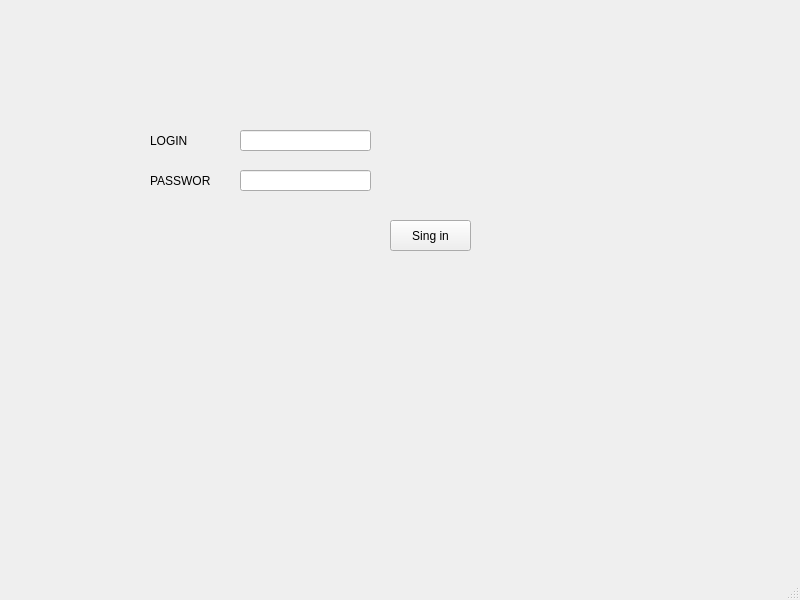
<?xml version="1.0" encoding="UTF-8"?>
<ui version="4.0">
 <class>MainWindow</class>
 <widget class="QMainWindow" name="MainWindow">
  <property name="geometry">
   <rect>
    <x>0</x>
    <y>0</y>
    <width>800</width>
    <height>600</height>
   </rect>
  </property>
  <property name="windowTitle">
   <string>MainWindow</string>
  </property>
  <widget class="QWidget" name="centralwidget">
   <widget class="QLabel" name="label">
    <property name="geometry">
     <rect>
      <x>150</x>
      <y>130</y>
      <width>61</width>
      <height>21</height>
     </rect>
    </property>
    <property name="text">
     <string>LOGIN</string>
    </property>
   </widget>
   <widget class="QLabel" name="label_2">
    <property name="geometry">
     <rect>
      <x>150</x>
      <y>170</y>
      <width>61</width>
      <height>21</height>
     </rect>
    </property>
    <property name="text">
     <string>PASSWORD</string>
    </property>
   </widget>
   <widget class="QLineEdit" name="username">
    <property name="geometry">
     <rect>
      <x>240</x>
      <y>130</y>
      <width>131</width>
      <height>21</height>
     </rect>
    </property>
   </widget>
   <widget class="QLineEdit" name="password">
    <property name="geometry">
     <rect>
      <x>240</x>
      <y>170</y>
      <width>131</width>
      <height>21</height>
     </rect>
    </property>
   </widget>
   <widget class="QPushButton" name="pushButton">
    <property name="geometry">
     <rect>
      <x>390</x>
      <y>220</y>
      <width>81</width>
      <height>31</height>
     </rect>
    </property>
    <property name="text">
     <string>Sing in</string>
    </property>
   </widget>
  </widget>
  <widget class="QMenuBar" name="menubar">
   <property name="geometry">
    <rect>
     <x>0</x>
     <y>0</y>
     <width>800</width>
     <height>22</height>
    </rect>
   </property>
  </widget>
  <widget class="QStatusBar" name="statusbar"/>
 </widget>
 <resources/>
 <connections/>
</ui>
